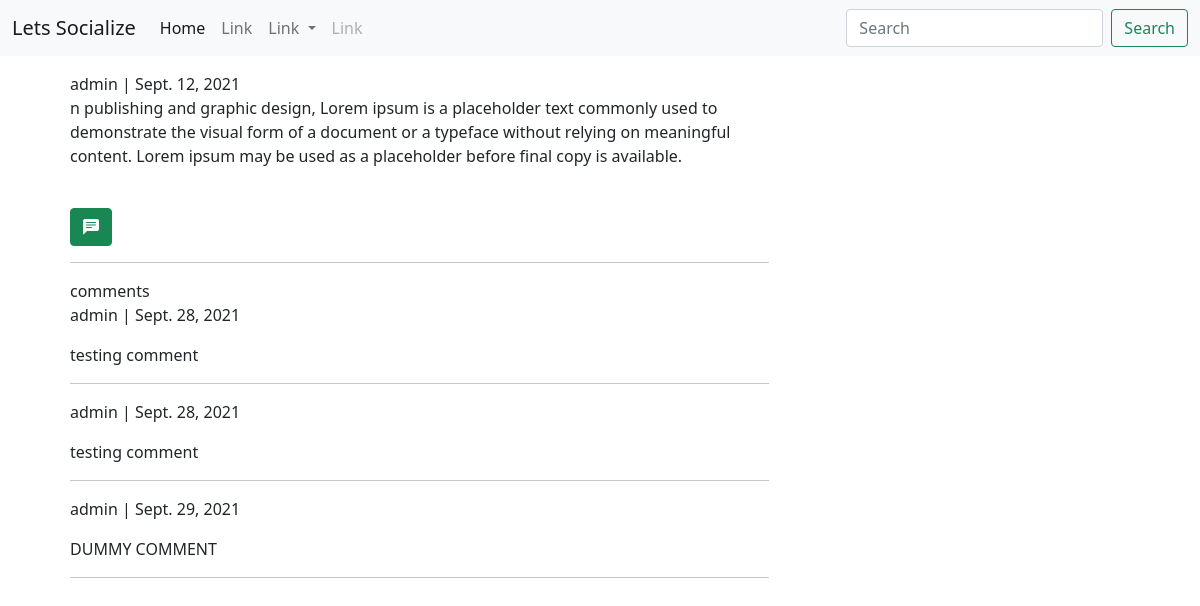
Page /social/13/ on the earlier database version.
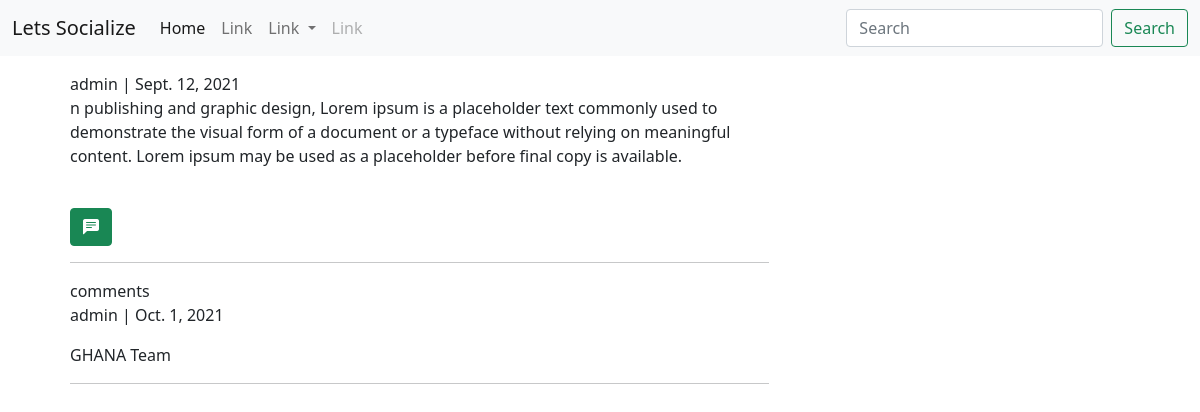
Same page on the later database version.
### social/models.py (models this page shows)
class Post(models.Model):
  body = models.TextField()
  created_on = models.DateField(default=datetime.now)
  author = models.ForeignKey(User, on_delete=models.CASCADE)

class Comment(models.Model):
  post = models.ForeignKey(Post,on_delete=models.CASCADE)
  body = models.TextField()
  author = models.ForeignKey(User, on_delete=models.CASCADE)
  created_on = models.DateField(default=datetime.now)

### social/views.py (the view)
# urls.py: path('<int:id>/',views.postDetail,name="post_detail"),
def postDetail(request, id):
  post = get_object_or_404(Post, id=id)
  comments = Comment.objects.all()
  form = CommentForm()
  if request.method == 'POST':
    body = request.POST['body']
    author = request.user
    comment = Comment.objects.create(author=author,body=body,post=post)
    comment.save()
    return HttpResponseRedirect(reverse('social:post_detail', args=[post.id]))
  context = {'post':post,'form':form,'comments':comments}
  return render(request,'social/detail.html',context)

### social/forms.py
class CommentForm(ModelForm):
  body = forms.CharField(
    label = '',
    widget=forms.Textarea(attrs={
      'rows':'3',
      'placeholder':'comment'
    })
  )
  class Meta:
    model = Comment
    fields = ['body']

### templates/social/detail.html (shortened to what this page needs)
{% extends 'base.html' %}
{% load crispy_forms_tags  %}
{% block content %}
<div class="container">
  <div class="row m-2 p-2">
    <div class="col-md-8">
      {{ post.author }} | {{ post.created_on }}
     <p class=""> {{ post.body }}</p>
     <br>
     <div x-data="{ open: false }">
      <button @click="open = ! open" class="btn btn-success"> <i class="bi bi-chat-left-text-fill"  ></i>  </button>
    </div>
     <hr>
    </div>
    <div class="col-md-8">
      <span>comments</span>
      <br>
      {% if comments %}
      {% for comment  in comments %}
      <p>{{ comment.author }} | {{ comment.created_on }}</p>
       {{ comment.body }}
       <hr>
      {% endfor %}
      {% endif %}
    </div>
  </div>
</div>
{% endblock %}

### templates/base.html (shortened to what this page needs)
<!doctype html>
<html lang="en">
  <head>
    <link href="https://cdn.jsdelivr.net/npm/bootstrap@5.0.2/dist/css/bootstrap.min.css" rel="stylesheet">
    <link rel="stylesheet" href="https://cdn.jsdelivr.net/npm/bootstrap-icons@1.5.0/font/bootstrap-icons.css">
  </head>
  <body>
    <nav class="navbar navbar-expand-lg navbar-light bg-light">
      <div class="container-fluid">
        <a class="navbar-brand" href="{% url 'social:index' %}">Lets Socialize</a>
        <div class="collapse navbar-collapse" id="navbarScroll">
          <ul class="navbar-nav me-auto my-2 my-lg-0 navbar-nav-scroll" style="--bs-scroll-height: 100px;">
            <li class="nav-item">
              <a class="nav-link active" aria-current="page" href="{% url 'social:index' %}">Home</a>
            </li>
            <li class="nav-item">
              <a class="nav-link" href="#">Link</a>
            </li>
            <li class="nav-item dropdown">
              <a class="nav-link dropdown-toggle" href="#" id="navbarScrollingDropdown" role="button" data-bs-toggle="dropdown" aria-expanded="false">
                Link
              </a>
            </li>
            <li class="nav-item">
              <a class="nav-link disabled" href="#" tabindex="-1" aria-disabled="true">Link</a>
            </li>
          </ul>
          <form class="d-flex">
            <input class="form-control me-2" type="search" placeholder="Search" aria-label="Search">
            <button class="btn btn-outline-success" type="submit">Search</button>
          </form>
        </div>
      </div>
    </nav>
    {% block content %}
    {% endblock %}
  </body>
</html>

Differences in the rows shown:
removed Comment: author "admin", created_on "Sept. 28, 2021", body "testing comment"
removed Comment: author "admin", created_on "Sept. 28, 2021", body "testing comment"
removed Comment: author "admin", created_on "Sept. 29, 2021", body "DUMMY COMMENT"
added Comment: author "admin", created_on "Oct. 1, 2021", body "GHANA Team"
